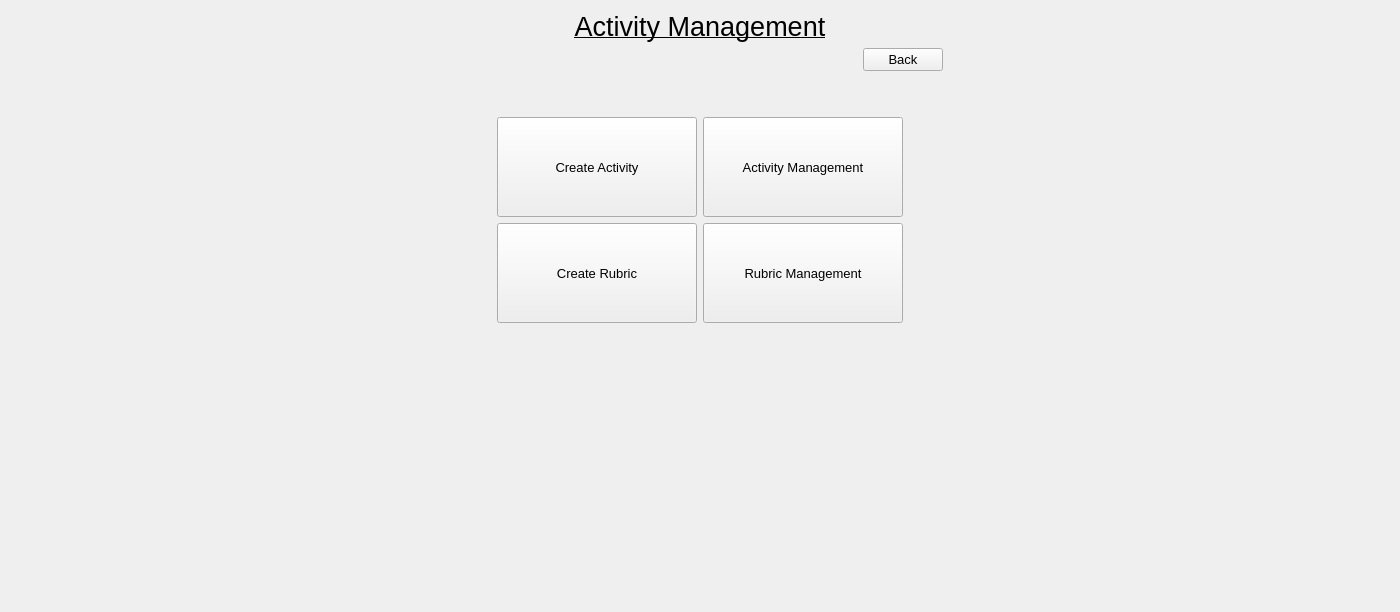
<?xml version="1.0" encoding="UTF-8"?>
<ui version="4.0">
 <class>activitymanagementscreen</class>
 <widget class="QWidget" name="activitymanagementscreen">
  <property name="geometry">
   <rect>
    <x>0</x>
    <y>0</y>
    <width>1400</width>
    <height>612</height>
   </rect>
  </property>
  <property name="windowTitle">
   <string>Form</string>
  </property>
  <layout class="QGridLayout" name="gridLayout">
   <item row="2" column="1">
    <layout class="QVBoxLayout" name="verticalLayout">
     <item>
      <widget class="QLabel" name="label">
       <property name="font">
        <font>
         <pointsize>20</pointsize>
         <weight>50</weight>
         <bold>false</bold>
         <underline>true</underline>
        </font>
       </property>
       <property name="text">
        <string>Activity Management</string>
       </property>
       <property name="alignment">
        <set>Qt::AlignCenter</set>
       </property>
      </widget>
     </item>
     <item>
      <layout class="QHBoxLayout" name="horizontalLayout">
       <item>
        <spacer name="horizontalSpacer">
         <property name="orientation">
          <enum>Qt::Horizontal</enum>
         </property>
         <property name="sizeHint" stdset="0">
          <size>
           <width>40</width>
           <height>20</height>
          </size>
         </property>
        </spacer>
       </item>
       <item>
        <widget class="QPushButton" name="backButton">
         <property name="font">
          <font>
           <pointsize>10</pointsize>
          </font>
         </property>
         <property name="focusPolicy">
          <enum>Qt::ClickFocus</enum>
         </property>
         <property name="text">
          <string>Back</string>
         </property>
        </widget>
       </item>
      </layout>
     </item>
     <item>
      <spacer name="verticalSpacer">
       <property name="orientation">
        <enum>Qt::Vertical</enum>
       </property>
       <property name="sizeHint" stdset="0">
        <size>
         <width>20</width>
         <height>40</height>
        </size>
       </property>
      </spacer>
     </item>
     <item>
      <layout class="QHBoxLayout" name="horizontalLayout_4">
       <property name="sizeConstraint">
        <enum>QLayout::SetDefaultConstraint</enum>
       </property>
       <item>
        <spacer name="horizontalSpacer_6">
         <property name="orientation">
          <enum>Qt::Horizontal</enum>
         </property>
         <property name="sizeHint" stdset="0">
          <size>
           <width>40</width>
           <height>20</height>
          </size>
         </property>
        </spacer>
       </item>
       <item>
        <widget class="QPushButton" name="createActivityButton">
         <property name="minimumSize">
          <size>
           <width>200</width>
           <height>100</height>
          </size>
         </property>
         <property name="font">
          <font>
           <pointsize>10</pointsize>
          </font>
         </property>
         <property name="text">
          <string>Create Activity</string>
         </property>
        </widget>
       </item>
       <item>
        <widget class="QPushButton" name="modifyActivityButton">
         <property name="minimumSize">
          <size>
           <width>200</width>
           <height>100</height>
          </size>
         </property>
         <property name="font">
          <font>
           <pointsize>10</pointsize>
          </font>
         </property>
         <property name="text">
          <string>Activity Management</string>
         </property>
        </widget>
       </item>
       <item>
        <spacer name="horizontalSpacer_7">
         <property name="orientation">
          <enum>Qt::Horizontal</enum>
         </property>
         <property name="sizeHint" stdset="0">
          <size>
           <width>40</width>
           <height>20</height>
          </size>
         </property>
        </spacer>
       </item>
      </layout>
     </item>
     <item>
      <layout class="QHBoxLayout" name="horizontalLayout_2">
       <item>
        <spacer name="horizontalSpacer_4">
         <property name="orientation">
          <enum>Qt::Horizontal</enum>
         </property>
         <property name="sizeHint" stdset="0">
          <size>
           <width>40</width>
           <height>20</height>
          </size>
         </property>
        </spacer>
       </item>
       <item>
        <widget class="QPushButton" name="createRubricButton">
         <property name="sizePolicy">
          <sizepolicy hsizetype="Maximum" vsizetype="Fixed">
           <horstretch>0</horstretch>
           <verstretch>0</verstretch>
          </sizepolicy>
         </property>
         <property name="minimumSize">
          <size>
           <width>200</width>
           <height>100</height>
          </size>
         </property>
         <property name="font">
          <font>
           <pointsize>10</pointsize>
          </font>
         </property>
         <property name="text">
          <string>Create Rubric</string>
         </property>
        </widget>
       </item>
       <item>
        <widget class="QPushButton" name="modifyRubricButton">
         <property name="minimumSize">
          <size>
           <width>200</width>
           <height>100</height>
          </size>
         </property>
         <property name="font">
          <font>
           <pointsize>10</pointsize>
          </font>
         </property>
         <property name="text">
          <string>Rubric Management</string>
         </property>
        </widget>
       </item>
       <item>
        <spacer name="horizontalSpacer_5">
         <property name="orientation">
          <enum>Qt::Horizontal</enum>
         </property>
         <property name="sizeHint" stdset="0">
          <size>
           <width>40</width>
           <height>20</height>
          </size>
         </property>
        </spacer>
       </item>
      </layout>
     </item>
    </layout>
   </item>
   <item row="2" column="0">
    <spacer name="horizontalSpacer_2">
     <property name="orientation">
      <enum>Qt::Horizontal</enum>
     </property>
     <property name="sizeHint" stdset="0">
      <size>
       <width>40</width>
       <height>20</height>
      </size>
     </property>
    </spacer>
   </item>
   <item row="2" column="2">
    <spacer name="horizontalSpacer_3">
     <property name="orientation">
      <enum>Qt::Horizontal</enum>
     </property>
     <property name="sizeHint" stdset="0">
      <size>
       <width>40</width>
       <height>20</height>
      </size>
     </property>
    </spacer>
   </item>
   <item row="4" column="1">
    <spacer name="verticalSpacer_2">
     <property name="orientation">
      <enum>Qt::Vertical</enum>
     </property>
     <property name="sizeHint" stdset="0">
      <size>
       <width>20</width>
       <height>40</height>
      </size>
     </property>
    </spacer>
   </item>
  </layout>
 </widget>
 <resources/>
 <connections/>
</ui>
